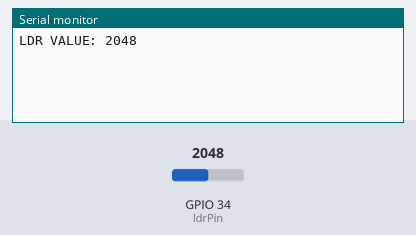
Bench run of a sketch on a simulated ESP32. Parts: the last lines printed to the serial monitor. The inputs (shaded band) are chosen by the test bench; at power-on: GPIO 34 (ldrPin) = 2048. WiFi joins after 1.5 s; servers stay silent unless stated.

Above: at 3.0 s.
3.1 s: GPIO 34 (ldrPin) set to 2866
At 4.4 s:
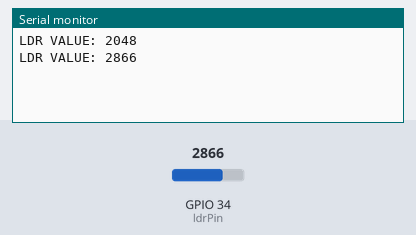
4.6 s: GPIO 34 (ldrPin) set to 3603
At 5.5 s:
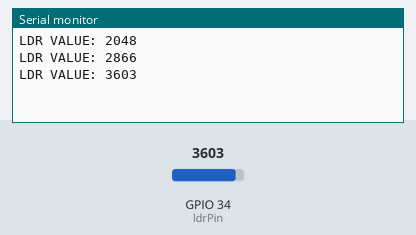
Timing chart, 0 to 7.6 s (numbered marks = the images above; inputs shaded):
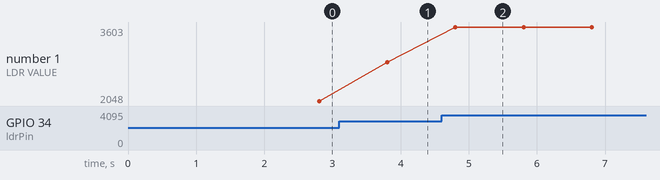

The sketch:

blynkconn.ino
```cpp
#define BLYNK_TEMPLATE_ID "hai"
#define BLYNK_TEMPLATE_NAME "hai"
#define BLYNK_AUTH_TOKEN "hai"

// Uncomment this line to enable debug prints
#define BLYNK_PRINT Serial

#include <WiFi.h>
#include <WiFiClient.h>
#include <BlynkSimpleEsp32.h>

// WiFi credentials
char ssid[] = "hai";
char pass[] = "hai";

// Pin configuration
const int ldrPin = 34;

// Timer
BlynkTimer timer;

// Function to read and send LDR data
void sendData() {
  int ldrValue = analogRead(ldrPin);
  Serial.print("LDR VALUE: ");
  Serial.println(ldrValue);

  // Send value to Blynk app
  Blynk.virtualWrite(V0, ldrValue);
}

void setup() {
  // Debug console
  Serial.begin(9600);

  // Connect to WiFi and Blynk
  Blynk.begin(BLYNK_AUTH_TOKEN, ssid, pass);

  timer.setInterval(1000L, sendData);
}

void loop() {
  Blynk.run();  // Run Blynk
  timer.run();  // Run timer
}
```

Measured:
- after the input at 3.1 s, the serial monitor: prints a new line after 0.70 s (image 1)
- after the input at 4.6 s, the serial monitor: prints a new line after 0.20 s (image 2)
- plotted number 1: 2048 → 2866 after the input at 3.1 s, 2866 → 3603 after the input at 4.6 s
